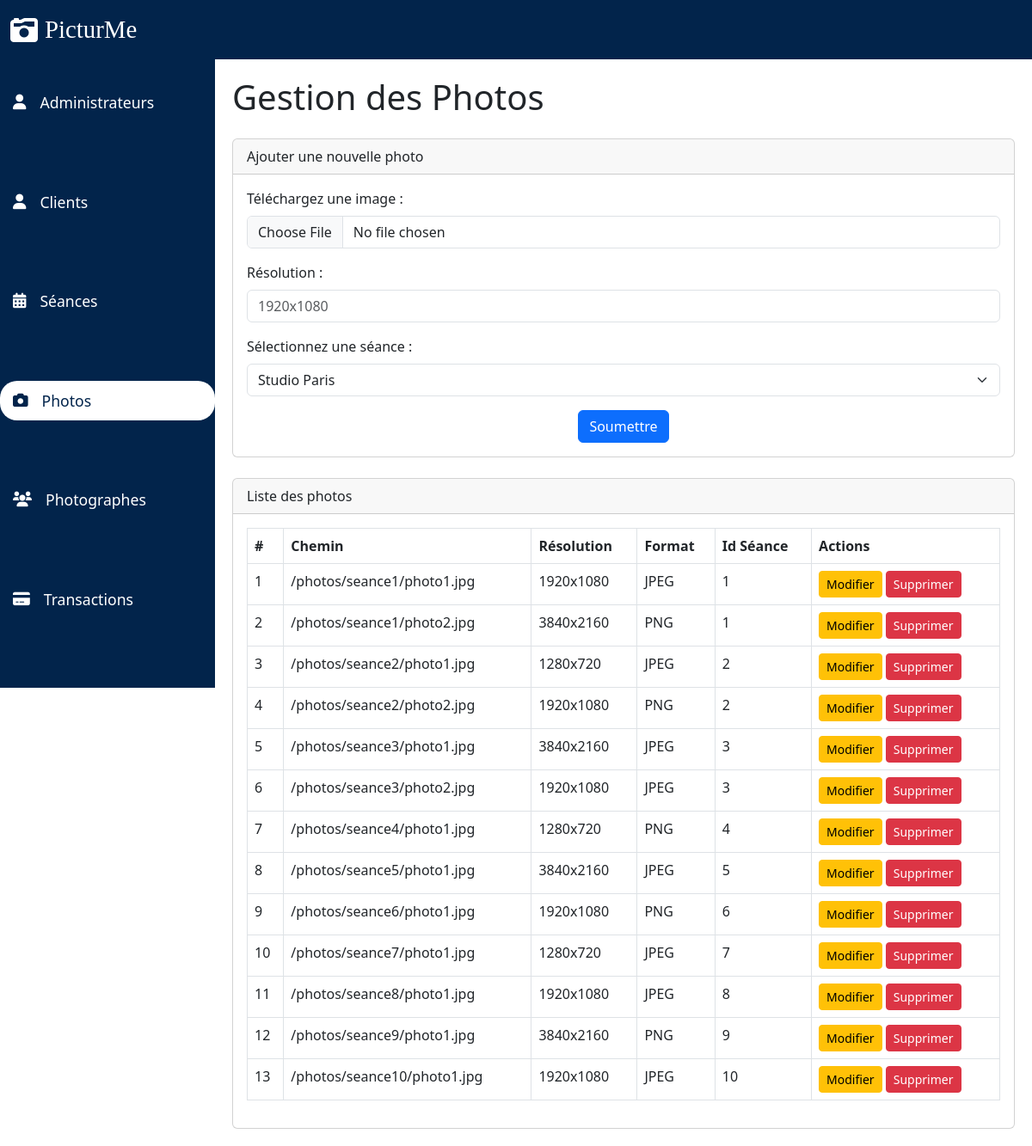
The page /pages/dashboard/photos.php on the database its author committed.
### tables this page shows
CREATE TABLE Photo (
                       id_photo INT PRIMARY KEY AUTO_INCREMENT,
                       chemin_fichier VARCHAR(255),
                       resolution VARCHAR(50),
                       format VARCHAR(10),
                       id_seance INT,
                       FOREIGN KEY (id_seance) REFERENCES Seance(id_seance) ON DELETE CASCADE
);

### public/pages/dashboard/photos.php (the view, shortened to what this page needs)
<?php
include "../../login/connexion_bdd.php";
$sql2 = "SELECT id_seance, lieu FROM Seance";
$result2 = mysqli_query($conn, $sql2);
?>
<?php
include "../../composants/header.php";
include "../../composants/sidebar.php";
include "../../composants/navbar.php";
?>
<div class="content">
    <h1 class="mb-4">Gestion des Photos</h1>
    <div class="card mb-4">
        <div class="card-header">Ajouter une nouvelle photo</div>
        <div class="card-body">
            <form action="photos.php" method="post" enctype="multipart/form-data">
                <div class="mb-3">
                    <label for="file" class="form-label">Téléchargez une image :</label>
                    <input type="file" id="file" name="file" class="form-control" accept="image/*" required>
                </div>
                <div class="mb-3">
                    <label for="resolution" class="form-label">Résolution :</label>
                    <input type="text" id="resolution" name="resolution" class="form-control" placeholder="1920x1080">
                </div>
                <div class="mb-3">
                    <label for="id_seance" class="form-label">Sélectionnez une séance :</label>
                    <select name="id_seance" id="id_seance" class="form-select" required>
                        <?php foreach ($result2 as $row2): ?>
                            <option value="<?php echo $row2['id_seance']; ?>"><?php echo htmlspecialchars($row2['lieu']); ?></option>
                        <?php endforeach; ?>
                    </select>
                </div>
                <div class="text-center">
                    <button type="submit" name="valider" value="Envoyer" class="btn btn-primary">Soumettre</button>
                </div>
            </form>
        </div>
    </div>
    <div class="card">
        <div class="card-header">Liste des photos</div>
        <div class="card-body">
            <table class="table table-bordered">
                <thead>
                <tr>
                    <th>#</th>
                    <th>Chemin</th>
                    <th>Résolution</th>
                    <th>Format</th>
                    <th>Id Séance</th>
                    <th>Actions</th>
                </tr>
                </thead>
                <tbody>
                <?php
                $sql = "SELECT * FROM Photo";
                $result = mysqli_query($conn, $sql);
                if ($result && $result->num_rows > 0):
                    while ($row = $result->fetch_assoc()):
                        ?>
                        <tr>
                            <td><?php echo htmlspecialchars($row['id_photo']); ?></td>
                            <td><?php echo htmlspecialchars($row['chemin_fichier']); ?></td>
                            <td><?php echo htmlspecialchars($row['resolution']); ?></td>
                            <td><?php echo htmlspecialchars($row['format']); ?></td>
                            <td><?php echo htmlspecialchars($row['id_seance']); ?></td>
                            <td>
                                <a href="edit_photo.php?id=<?php echo $row['id_photo']; ?>" class="btn btn-warning btn-sm">Modifier</a>
                                <a href="delete_photo.php?id=<?php echo $row['id_photo']; ?>" class="btn btn-danger btn-sm">Supprimer</a>
                            </td>
                        </tr>
                    <?php endwhile; else: ?>
                    <tr>
                        <td colspan="6" class="text-center">Aucune photo trouvée</td>
                    </tr>
                <?php endif; ?>
                </tbody>
            </table>
        </div>
    </div>
</div>
</body>
</html>

### ressources/css/dashboard.css (style rules this page uses)
.content { margin-left: 250px; padding: 20px; overflow-y: auto; }

### rows shown on the page
photo: id_photo "1", chemin_fichier "/photos/seance1/photo1.jpg", resolution "1920x1080", format "JPEG", id_seance "1"
photo: id_photo "2", chemin_fichier "/photos/seance1/photo2.jpg", resolution "3840x2160", format "PNG", id_seance "1"
photo: id_photo "3", chemin_fichier "/photos/seance2/photo1.jpg", resolution "1280x720", format "JPEG", id_seance "2"
photo: id_photo "4", chemin_fichier "/photos/seance2/photo2.jpg", resolution "1920x1080", format "PNG", id_seance "2"
photo: id_photo "5", chemin_fichier "/photos/seance3/photo1.jpg", resolution "3840x2160", format "JPEG", id_seance "3"
photo: id_photo "6", chemin_fichier "/photos/seance3/photo2.jpg", resolution "1920x1080", format "JPEG", id_seance "3"
photo: id_photo "7", chemin_fichier "/photos/seance4/photo1.jpg", resolution "1280x720", format "PNG", id_seance "4"
photo: id_photo "8", chemin_fichier "/photos/seance5/photo1.jpg", resolution "3840x2160", format "JPEG", id_seance "5"
photo: id_photo "9", chemin_fichier "/photos/seance6/photo1.jpg", resolution "1920x1080", format "PNG", id_seance "6"
photo: id_photo "10", chemin_fichier "/photos/seance7/photo1.jpg", resolution "1280x720", format "JPEG", id_seance "7"
photo: id_photo "11", chemin_fichier "/photos/seance8/photo1.jpg", resolution "1920x1080", format "JPEG", id_seance "8"
photo: id_photo "12", chemin_fichier "/photos/seance9/photo1.jpg", resolution "3840x2160", format "PNG", id_seance "9"
photo: id_photo "13", chemin_fichier "/photos/seance10/photo1.jpg", resolution "1920x1080", format "JPEG", id_seance "10"

### other values the page prints
form field id_seance "Studio Paris"
